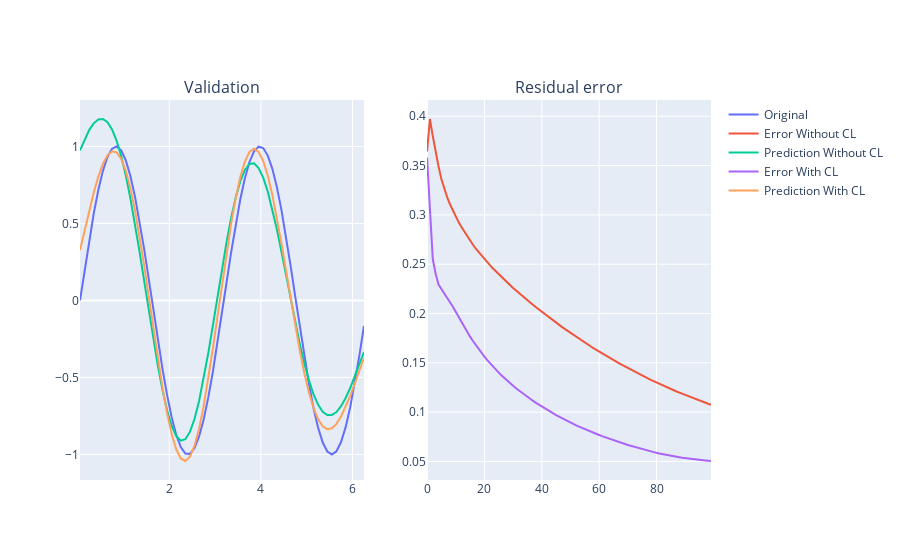

Notebook code for this chart:
### Markdown cell above
N=10, Without noise

### Code cell
x, sin_data, sqr_data = data_gen(0, 2*np.pi)
t_x, t_sin_data, t_sqr_data = data_gen(0.05, 2*np.pi)

epochs = 100
n = 10

fig = make_subplots(rows=1, cols=2, subplot_titles=("Validation", "Residual error"))


fig.add_trace(go.Scatter(x=t_x.ravel(), y=sin_data.ravel(), mode="lines", name="Original"), row=1, col=1)

# Non-CL
RBFNet = RBF_Network(n, x, eta=1e-1, useDelta=True)
RBFNet.train_network(epochs, x, sin_data, t_x, t_sin_data)
RBFNet.validate(t_x, t_sin_data)

fig.add_trace(go.Scatter(x=np.arange(len(RBFNet.residual_error)), y=RBFNet.residual_error, mode="lines", name="Error Without CL"), row=1, col=2)
fig.add_trace(go.Scatter(x=t_x.ravel(), y=RBFNet.f_of_x.ravel(), mode="lines", name="Prediction Without CL"), row=1, col=1)

# Using CL
RBFNet_cl = RBF_Network(n, x, eta=1e-1,useDelta=True)
RBFNet_cl.init_cl(x, 100, 1e-1)
RBFNet_cl.train_network(epochs, x, sin_data, t_x, t_sin_data)
RBFNet_cl.validate(t_x, t_sin_data)

fig.add_trace(go.Scatter(x=np.arange(len(RBFNet_cl.residual_error)), y=RBFNet_cl.residual_error, mode="lines", name="Error With CL"), row=1, col=2)
fig.add_trace(go.Scatter(x=t_x.ravel(), y=RBFNet_cl.f_of_x.ravel(), mode="lines", name="Prediction With CL"), row=1, col=1)

fig.show()
